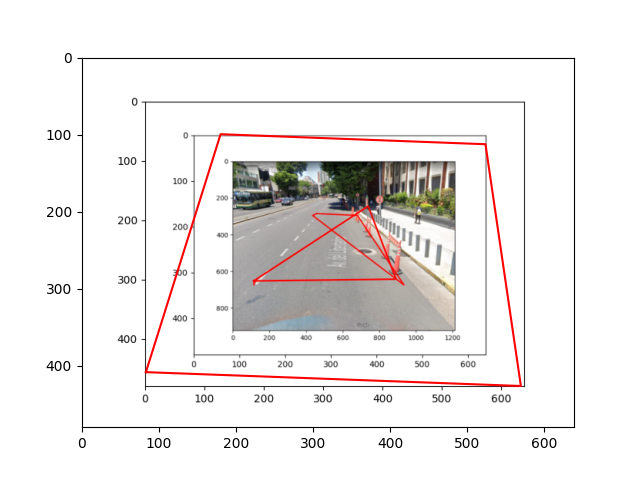
#> input picture Test1 18.5/Photos/calle.png, 640 x 480 px, given in place of calle.jpg, which was not available
$ python da.py
#> lines starting #> are read from the running program, lines starting #| are printed output that depends on the picture; pictures that were not available may be replaced by others from this repository, and a replacement may not be noted
import numpy as np
import matplotlib.pyplot as plt
from skimage.io import imread, imshow
from skimage import transform

palawan = imread('Photos/calle.jpg')
#> palawan is the input picture: shape (480, 640, 4); mean R, G, B, A 238, 235.1, 234.3, 255
plt.figure(figsize=(7,7))
plt.imshow(palawan);

area_of_interest = [(500, 600),
                    (3220, 1950),
                    (3220, 2435),
                    (500, 3100)]

area_of_projection = [(100, 1000),
                      (3400, 1000),
                      (3400, 2600),
                      (100, 2600)]

def project_planes(image, src, dst):
    x_src = [val[0] for val in src] + [src[0][0]]
    y_src = [val[1] for val in src] + [src[0][1]]

    x_dst = [val[0] for val in dst] + [dst[0][0]]
    y_dst = [val[1] for val in dst] + [dst[0][1]]

    fig, ax = plt.subplots(1,2, figsize=(13,6))

    new_image = image.copy()
    projection = np.zeros_like(new_image)

    ax[0].imshow(new_image)
    ax[0].plot(x_src, y_src, 'r--')
    ax[0].set_title('Area of Interest')
    ax[1].imshow(projection)
    ax[1].plot(x_dst, y_dst, 'r--')
    ax[1].set_title('Area of Projection')
    plt.tight_layout()


project_planes(palawan, area_of_interest, area_of_projection)

def project_transform(image, src, dst):
    x_dst = [val[0] for val in dst] + [dst[0][0]]
    y_dst = [val[1] for val in dst] + [dst[0][1]]

    tform = transform.estimate_transform('projective',
                                         np.array(src),
                                         np.array(dst))
    transformed = transform.warp(image, tform.inverse)
#> transformed: shape (480, 640, 4) float64; every value is 0

    plt.figure(figsize=(6,6))
    plt.imshow(transformed)
    plt.plot(x_dst, y_dst, 'r--')
    plt.tight_layout()


project_transform(palawan, area_of_interest, area_of_projection)

area_of_interest = [(500, 600),
                    (2500, 1000),
                    (2500, 3500),
                    (500, 3100)]

area_of_projection = [(1000, 1000),
                      (2200, 1000),
                      (2200, 4000),
                      (1000, 4000)]


project_planes(palawan, area_of_interest, area_of_projection)


project_transform(palawan, area_of_interest, area_of_projection)


area_of_interest = [(3220, 2450),
                    (3300, 2475),
                    (850, 3200),
                    (500, 3100)]

area_of_projection = [(2000, 1000),
                      (2150, 1000),
                      (2150, 4000),
                      (2000, 4000)]


project_planes(palawan, area_of_interest, area_of_projection)


project_transform(palawan, area_of_interest, area_of_projection)
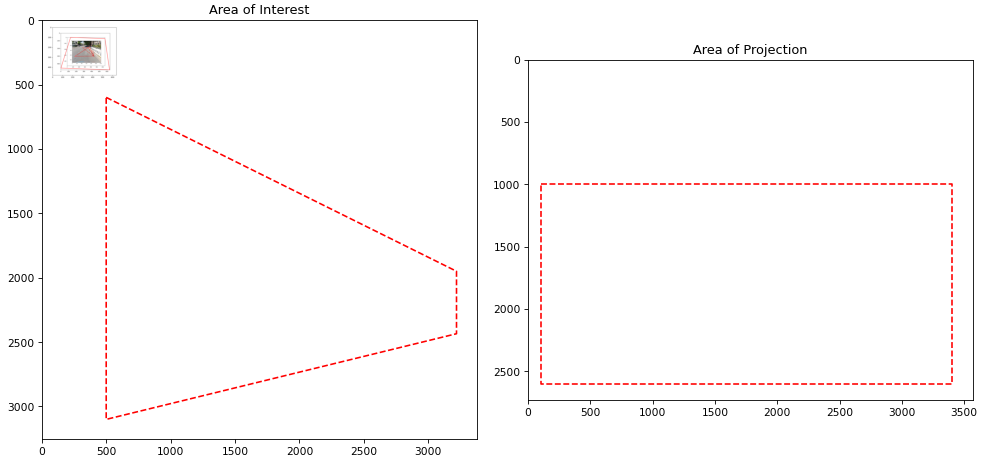
#> figure drawn by matplotlib, 2 panels
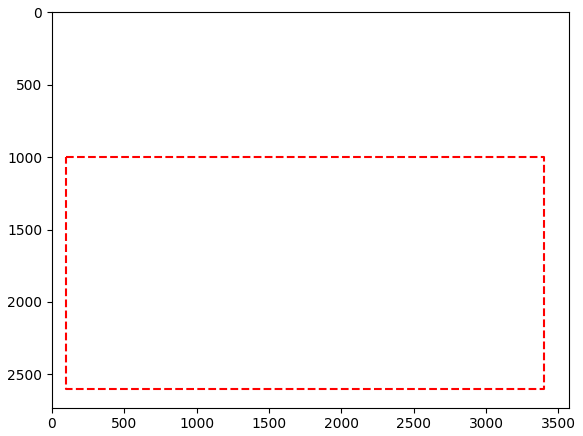
#> figure drawn by matplotlib, 1 panel
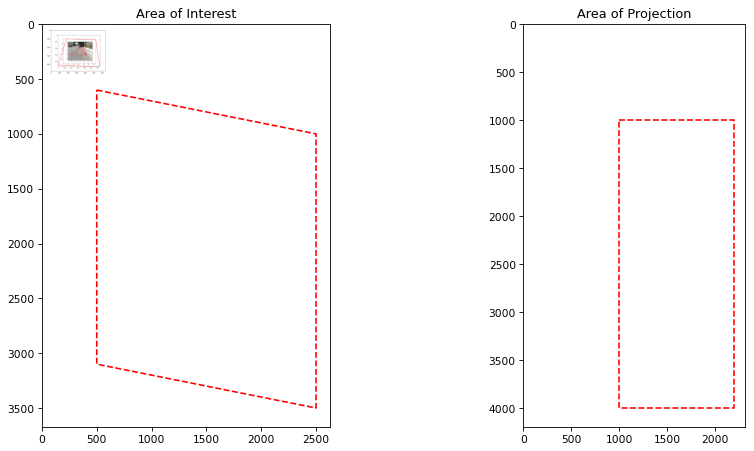
#> figure drawn by matplotlib, 2 panels
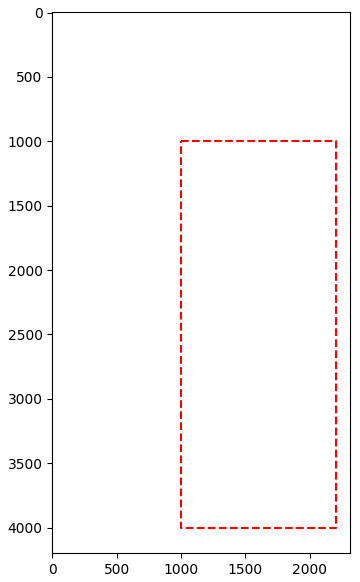
#> figure drawn by matplotlib, 1 panel
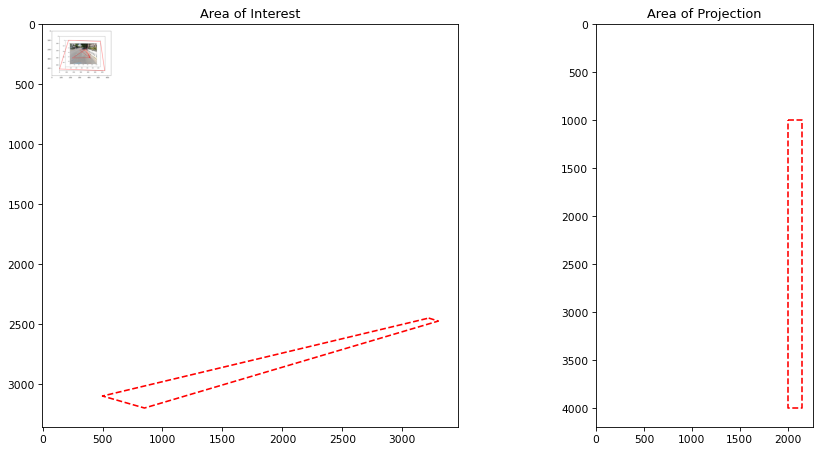
#> figure drawn by matplotlib, 2 panels
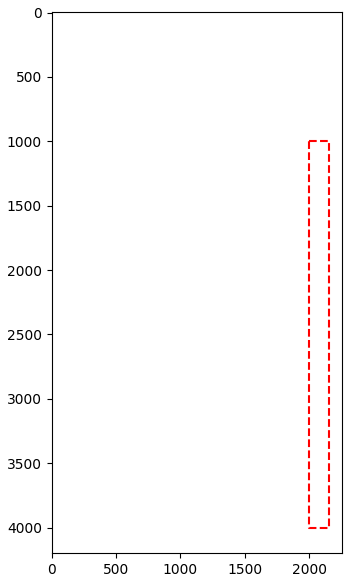
#> figure drawn by matplotlib, 1 panel
